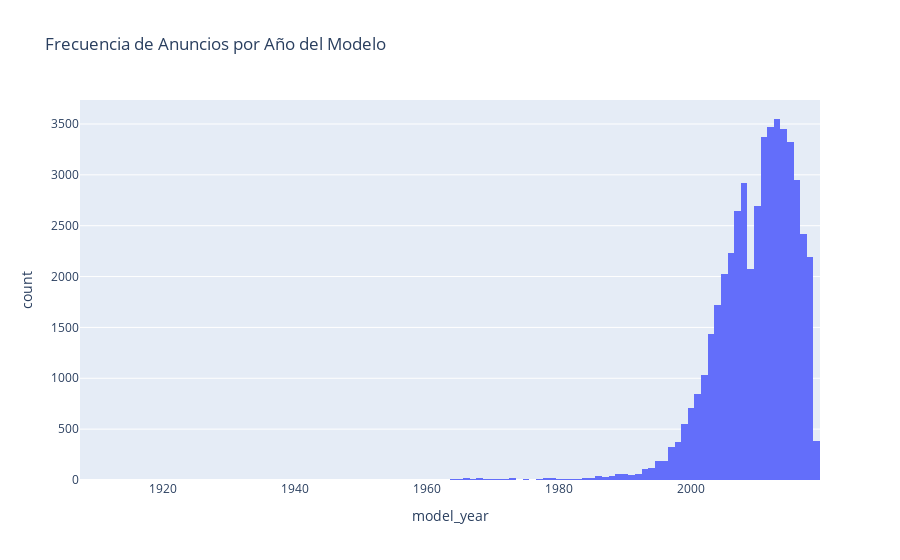

This figure's notebook cell:
### Code cell
# Histograma de conteo de anuncios por año 
px.histogram(df, x='model_year', title='Frecuencia de Anuncios por Año del Modelo')

### Figure 1 — Plotly figure (JSON) as saved in the notebook; plotly's stock layout.template omitted (floating-point values rounded to 4 significant figures; data arrays with more than 128 entries replaced by an {"elided": "..."} marker saying what was removed)
{"data": [{"bingroup": "x", "hovertemplate": "model_year=%{x}<br>count=%{y}<extra></extra>", "legendgroup": "", "marker": {"color": "#636efa", "pattern": {"shape": ""}}, "name": "", "orientation": "v", "showlegend": false, "type": "histogram", "x": {"elided": "51525 float values"}, "xaxis": "x", "yaxis": "y"}], "layout": {"barmode": "relative", "legend": {"tracegroupgap": 0}, "title": {"text": "Frecuencia de Anuncios por Año del Modelo"}, "xaxis": {"anchor": "y", "domain": [0, 1], "title": {"text": "model_year"}}, "yaxis": {"anchor": "x", "domain": [0, 1], "title": {"text": "count"}}}}
